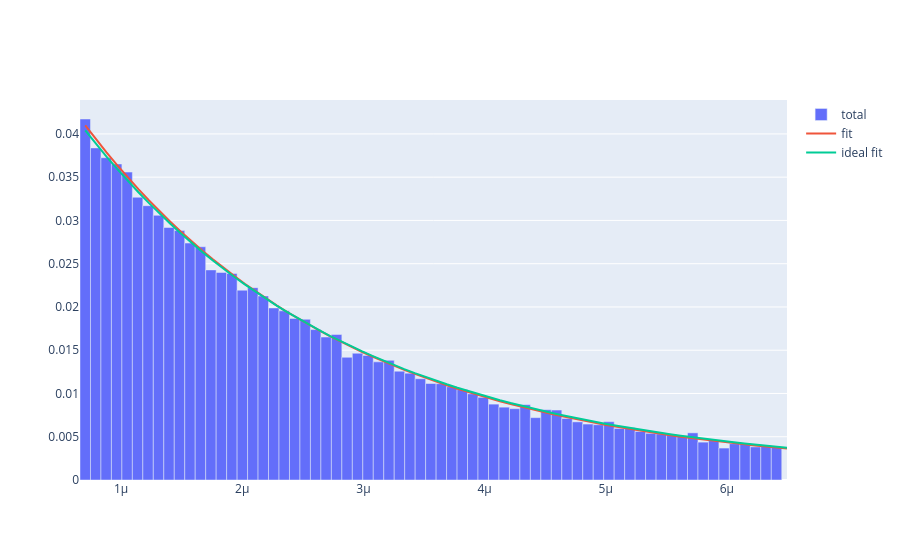

The notebook cell this image was saved under:
### Markdown cell above
## Plot result + Discrepancy analysis

### Code cell
count,edges = np.histogram(data_refact , n_bins)


fig = go.Figure()
fig.add_trace(go.Bar(x=edges[:-1], y=count/len(data_refact), name='total', width=np.diff(edges)))

x_fit = np.linspace(min(data_refact) , max(data_refact) , n_bins)
y_fit = exp_unif_renorm_pdf( x_fit , min(data_refact) , max(data_refact), *full_analysis.values)*np.diff( edges )[0]
y_ideal_fit = exp_unif_renorm_pdf(x_fit , min(data_refact) , max(data_refact), full_analysis.values["freq"], TAU_MU , 0)*np.diff(edges)[0]
fig.add_trace(go.Scatter(x=x_fit, y=y_fit, mode='lines', name='fit', line=dict(shape='linear')))
fig.add_trace(go.Scatter(x=x_fit, y=y_ideal_fit, mode='lines', name='ideal fit', line=dict(shape='linear')))
